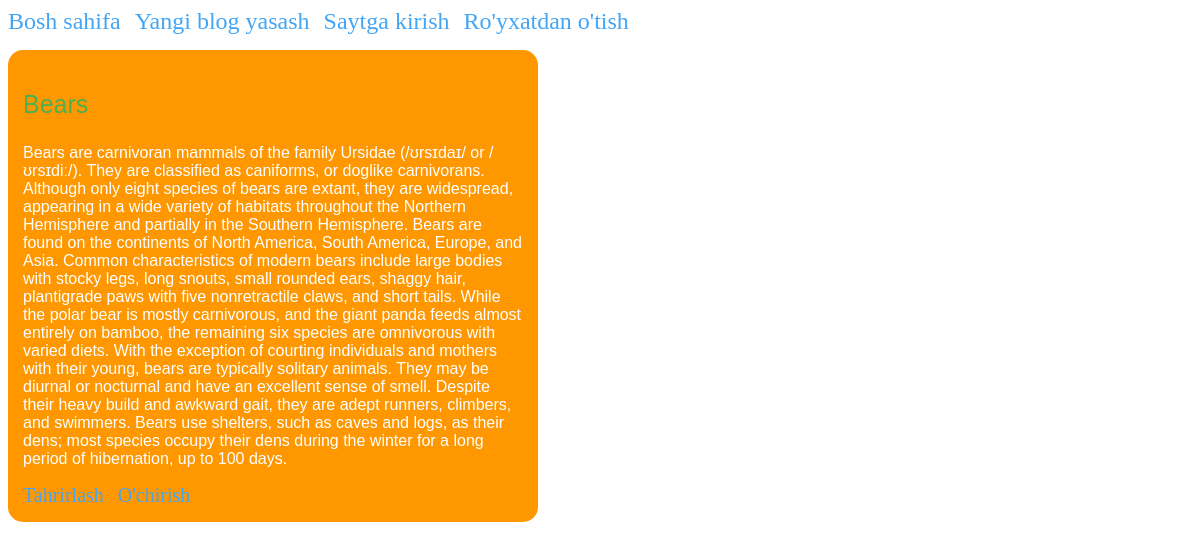
The page /blog/1 on the database its author committed.
### blog/models.py (models this page shows, shortened)
class Post(models.Model):
    title = models.CharField(max_length=200)
    author = models.ForeignKey(
        'auth.User',
        on_delete=models.CASCADE
    )
    body = models.TextField()

### blog/views.py (the view)
# urls.py: path('blog/<int:pk>', DetailPage.as_view(), name='detail'),
class DetailPage(DetailView):
    model = Post
    template_name = 'blog_detail.html'

### templates/blog_detail.html
{%extends 'base.html'%}
{%block content%}
    <div class="blog">
        <p class="title">{{post.title}}</p>
        <p>{{post.body}}</p>
        <a href="{%url 'update' post.pk%}">Tahrirlash</a>
        <a href="{%url 'delete' post.pk%}" style="margin-left:10px;">O'chirish</a>
    </div>
{%endblock content%}

### templates/base.html (style rules this page uses)
a { text-decoration:none; }
.blog { width:500px; background-color:#ff9800; border-radius:15px; padding:15px; margin-top:15px; }
.blog p { color:#fff; font-family:sans-serif; }
.blog a { color:#42a5f5; font-size:20px; }
.title { color:#4caf50 !important; font-size:25px; }

### rows shown on the page
Post: title "Bears", body "Bears are carnivoran mammals of the family Ursidae (/ʊrsɪdaɪ/ or /ʊrsɪdiː/). They are classified as caniforms, or doglike carnivorans. Although only eight species of bears are extant, they are widespread, appearing in a wide variety of habitats throughout the Northern Hemisphere and partially in the Southern Hemisphere. Bears are found on the continents of North America, South America, Europe, and Asia. Common characteristics of modern bears include large bodies with stocky legs, long snouts, small rounded ears, shaggy hair, plantigrade paws with five nonretractile claws, and short tails. While the polar bear is mostly carnivorous, and the giant panda feeds almost entirely on bamboo, the…"
